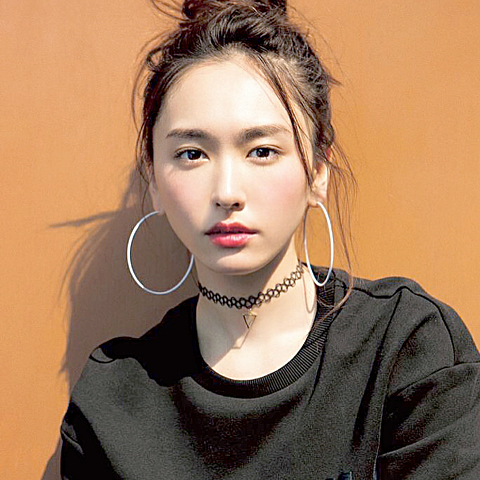
#> input picture image/gakky.png, 480 x 480 px, found by its file name
$ python g.py
#> lines starting #> are read from the running program, lines starting #| are printed output that depends on the picture; after the words box and inside, x2 and y2 are one past the last pixel; in counts of white or black regions, pixels touching at a corner belong together
import cv2

img_path = "image//gakky.png"

img = cv2.imread(img_path)
#> img is the input picture: shape (480, 480, 3); mean B, G, R 92.6, 122.4, 159.2

# 高さ、幅、チャンネルを取得
height, width, channel = img.shape
#> height = 480; width = 480; channel = 3

threshold = 120  # しきい値（自分で設定）

for x in range(width):
    for y in range(height):
        if img[x, y][0] > threshold:  # B(RGBのうち)の値がしきい値より大きい場合
            img[x, y] = [0, 0, 0]  # 黒
        else:
            img[x, y] = [255, 255, 255]  # 白
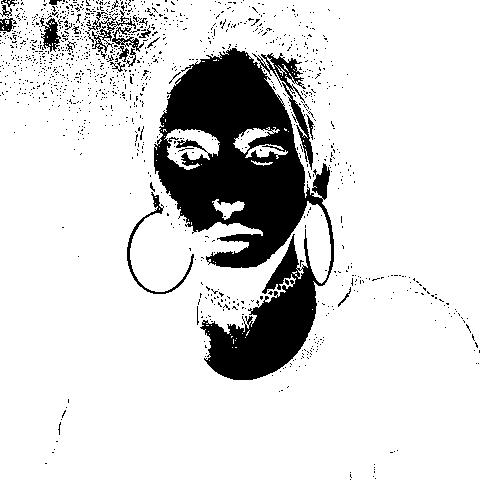
#> img: shape (480, 480, 3); 84.8% white; 1175 black regions (1150 under 20 px), largest, box (x1, y1, x2, y2) and area: (154, 48, 334, 380) 29771, (127, 192, 194, 294) 549, (88, 10, 136, 59) 449

cv2.imshow('shirokuro', img)
cv2.waitKey(0)
